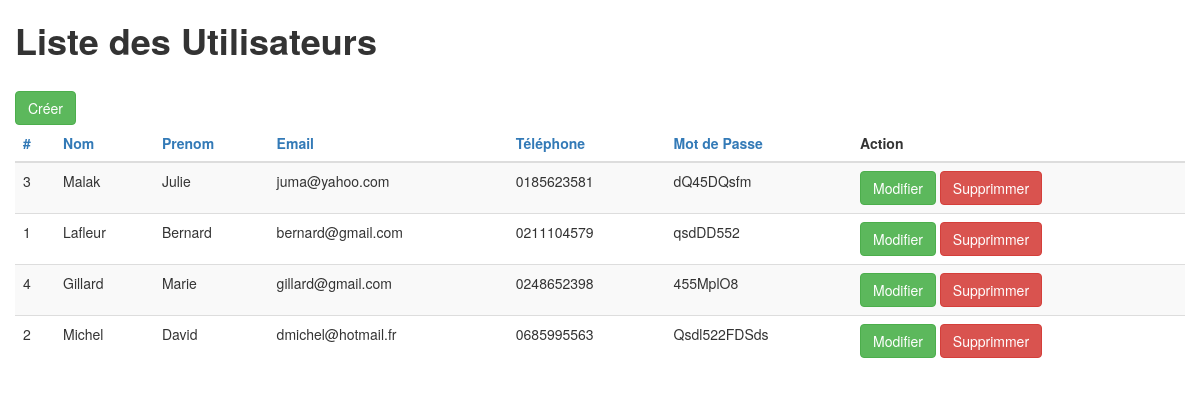
The page /?orderby=telephone on the database its author committed.
### tables this page shows
CREATE TABLE IF NOT EXISTS `utilisateur` (
  `id` int(11) NOT NULL AUTO_INCREMENT,
  `nom` varchar(32) NOT NULL,
  `prenom` varchar(32) NOT NULL,
  `email` varchar(64) NOT NULL,
  `telephone` varchar(10) NOT NULL,
  `mdp` varchar(32) NOT NULL,
  PRIMARY KEY (`id`)
);

### index.php (called while the page is built)
<?php
require_once 'controlleur/Controlleur.php';
$controlleur = new Controlleur();
$controlleur->handleRequest();
?>

### modele/Database.php (called while the page is built, shortened)
<?php
class Database
{
	private static $dbName 	   = 'CrudUtil';
	private static $dbHost 	   = 'localhost';
	private static $dbUsername = 'root';
	private static $dbPassword = '';
	private static $conn = null;
	public static function connexion()
	{
		if (null == self::$conn)
		{
			try
			{
				self::$conn =  new PDO( "mysql:host=".self::$dbHost.";"."dbname=".self::$dbName, self::$dbUsername, self::$dbPassword);
			}
			catch(PDOException $e)
			{
				die($e->getMessage());
			}
		}
		return self::$conn;
	}
	public static function deconnexion()
	{
		self::$conn = null;
	}
}
?>

### modele/UtilisateurDao.php (called while the page is built, shortened)
<?php
require 'Database.php';
class UtilisateurDao extends Database
{
	public function selectAll($order)
	{
		$pdo = Database::connexion($order);
		$sql = $pdo->prepare("SELECT * FROM utilisateur ORDER BY $order ASC");
		$sql->execute();
		$utilisateurs = array();
		while ($obj = $sql->fetch(PDO::FETCH_OBJ))
		{
			$utilisateurs[] = $obj;
		}
		return $utilisateurs;
	}
}
?>

### modele/Utilisateur.php (called while the page is built, shortened)
<?php
require_once 'UtilisateurDao.php';
require_once 'Database.php';
class Utilisateur extends UtilisateurDao
{
	private $UtilisateurDao = null;
	public function __construct()
	{
		$this->UtilisateurDao = new UtilisateurDao();
	}
	public function getAllUtilisateurs($order)
	{
		try
		{
			$result = $this->UtilisateurDao->selectAll($order);
			return $result;
		}
		catch(Exception $e)
		{
			self::deconnexion();
			throw $e;
		}
	}
}
?>

### vue/utilisateurs.php (the view, shortened to what this page needs)
<!DOCTYPE HTML>
<html lang="en">
	<head>
		<link href="bootstrap/css/bootstrap.min.css" rel="stylesheet">
	</head>
	<body>
		<div class="container">
			<div class="row">
				<h1><strong>Liste des Utilisateurs</strong></h1>
			</div>
			<div class="row">
                                    <a href="index.php?op=nouveau" class="btn btn-success">Créer</a>
				<table class="table table-striped">
					<thead>
						<tr>
                                                    <th><a href="?orderby=id">#</th>
                                                    <th><a href="?orderby=nom">Nom</a></th>
                                                    <th><a href="?orderby=prenom">Prenom</a></th>
                                                    <th><a href="?orderby=email">Email</a></th>
                                                    <th><a href="?orderby=telephone">Téléphone</a></th>
                                                    <th><a href="?orderby=mdp">Mot de Passe</a></th>
                                                    <th>Action</th>
						</tr>
					</thead>
					<tbody>
						<?php foreach ($utilisateurs as $utilisateurs) : ?>
							<tr>
                                                            <td><?php echo htmlentities($utilisateurs->id);?></td>
								<td><?php echo htmlentities($utilisateurs->nom);  ?></td>
                                                                <td><?php echo htmlentities($utilisateurs->prenom);  ?></td>
								<td><?php echo htmlentities($utilisateurs->email); ?></td>
								<td><?php echo htmlentities($utilisateurs->telephone); ?></td>
                                                                <td><?php echo htmlentities($utilisateurs->mdp);  ?></td>
								<td>
									<a class="btn btn-success" href="index.php?op=modifier&id=<?php echo $utilisateurs->id; ?>">Modifier</a>
									<a class="btn btn-danger" href="index.php?op=supprimer&id=<?php echo $utilisateurs->id; ?>"onclick="return confirm('Êtes-vous sûr de vouloir supprimer cet utilisateur ?')">Supprimmer</a>
								</td>
							</tr>
						<?php endforeach; ?>
					</tbody>
				</table>
			</div>
		</div>
	</body>
</html>

### rows shown on the page
utilisateur: id "3", nom "Malak", prenom "Julie", email "juma@yahoo.com", telephone "0185623581", mdp "dQ45DQsfm"
utilisateur: id "1", nom "Lafleur", prenom "Bernard", email "bernard@gmail.com", telephone "0211104579", mdp "qsdDD552"
utilisateur: id "4", nom "Gillard", prenom "Marie", email "gillard@gmail.com", telephone "0248652398", mdp "455MplO8"
utilisateur: id "2", nom "Michel", prenom "David", email "dmichel@hotmail.fr", telephone "0685995563", mdp "Qsdl522FDSds"
